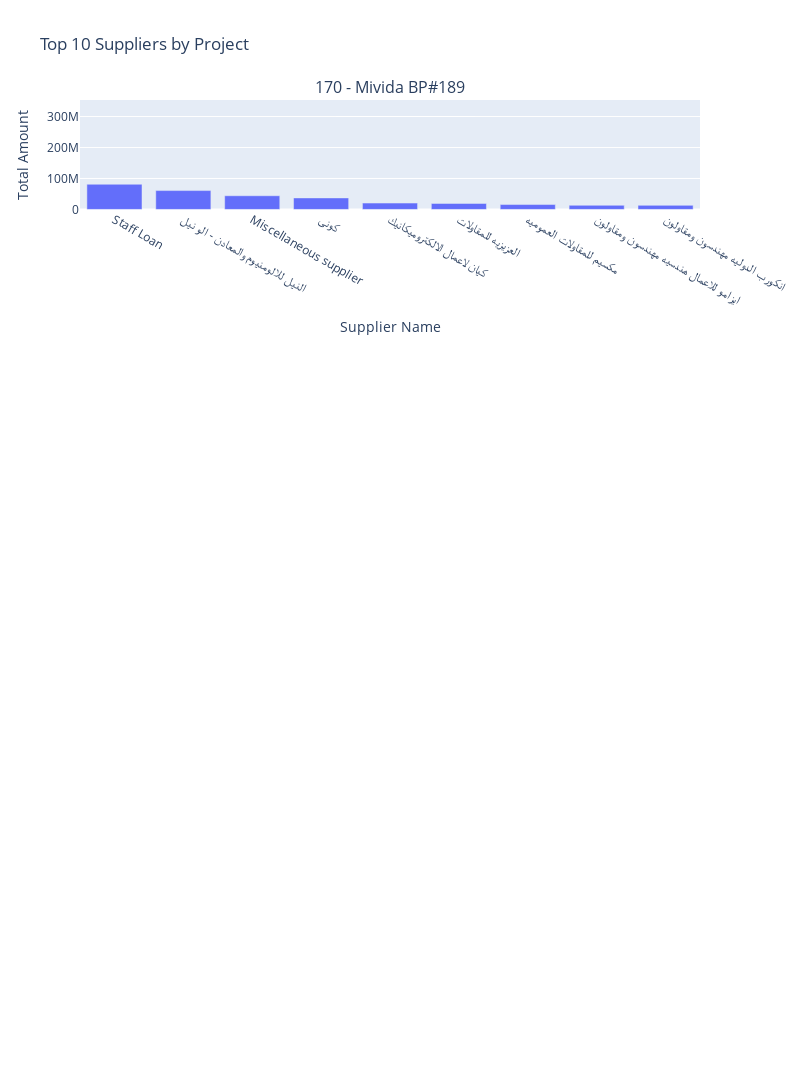

This figure's notebook cell:
### Code cell
import plotly.express as px
import plotly.subplots as sp

# 1. SQL query to get top 10 suppliers for each project
query_top_suppliers = """
SELECT project_no, supplier_name, SUM(amount) AS TotalAmount
FROM [omar.rme1].[dbo].[cost_dist]
WHERE project_no IN ('170')
GROUP BY project_no, supplier_name
ORDER BY project_no, TotalAmount DESC
"""

# 2. Execute the query
with engine.connect() as conn:
    results_top_suppliers = execute_query(conn, query_top_suppliers)

# 3. Create DataFrame for top suppliers
df_top_suppliers = pd.DataFrame(results_top_suppliers, columns=['project_no', 'supplier_name', 'TotalAmount'])

# 4. Get the project names from df_merged (assuming it's available from the 3rd cell)
project_names_dict = df_merged.set_index('project_no')['project_name'].to_dict()

# 5. Create a subplot for each project, arranged vertically, with project number and name in titles
fig = sp.make_subplots(
    rows=5, 
    cols=1, 
    subplot_titles=[f"{proj} - {project_names_dict[proj]}" for proj in df['project_no'].unique()]
)

# 6. Iterate through each project and create a bar chart for its top 10 suppliers
for i, project_no in enumerate(df['project_no'].unique()):
    # Filter data for the current project and get top 10 suppliers
    project_data = df_top_suppliers[df_top_suppliers['project_no'] == project_no].nlargest(10, 'TotalAmount')

    # Create the bar chart and add it to the subplot
    fig.add_trace(
        px.bar(
            project_data, 
            x='supplier_name', 
            y='TotalAmount',
            labels={'supplier_name': 'Supplier', 'TotalAmount': 'Total Amount'}
        ).data[0],
        row=i+1, col=1 
    )

    # Update layout for the subplot
    fig.update_xaxes(title_text='Supplier Name', row=i+1, col=1)
    fig.update_yaxes(title_text='Total Amount', row=i+1, col=1)

# 7. Adjust the overall layout
fig.update_layout(
    height=1500, 
    width=800,
    showlegend=False,
    title_text="Top 10 Suppliers by Project"
)

# 8. Display chart
fig.write_html('top_10_suppliers_by_project.html')
fig.show()

### Figure 1 — Plotly figure (JSON) as saved in the notebook; plotly's stock layout.template omitted (floating-point values rounded to 4 significant figures)
{"data": [{"alignmentgroup": "True", "hovertemplate": "Supplier=%{x}<br>Total Amount=%{y}<extra></extra>", "legendgroup": "", "marker": {"color": "#636efa", "pattern": {"shape": ""}}, "name": "", "offsetgroup": "", "orientation": "v", "showlegend": false, "textposition": "auto", "type": "bar", "x": [null, "Staff Loan", "النيل للالومنيوم والمعادن - الو نيل", "Miscellaneous supplier", "كونى", "كيان لاعمال الالكتروميكانيك", "العزيزيه للمقاولات", "مكسيم للمقاولات العموميه", "ايزامو للاعمال هندسيه مهندسون ومقاولون", "انكورب الدوليه مهندسون ومقاولون"], "xaxis": "x", "y": [335700000.0, 81290000.0, 60910000.0, 44240000.0, 37220000.0, 20570000.0, 19430000.0, 15750000.0, 13360000.0, 13200000.0], "yaxis": "y"}], "layout": {"annotations": [{"font": {"size": 16}, "showarrow": false, "text": "170 - Mivida BP#189", "x": 0.5, "xanchor": "center", "xref": "paper", "y": 1, "yanchor": "bottom", "yref": "paper"}], "height": 1500, "showlegend": false, "title": {"text": "Top 10 Suppliers by Project"}, "width": 800, "xaxis": {"anchor": "y", "domain": [0, 1], "title": {"text": "Supplier Name"}}, "xaxis2": {"anchor": "y2", "domain": [0, 1]}, "xaxis3": {"anchor": "y3", "domain": [0, 1]}, "xaxis4": {"anchor": "y4", "domain": [0, 1]}, "xaxis5": {"anchor": "y5", "domain": [0, 1]}, "yaxis": {"anchor": "x", "domain": [0.88, 1], "title": {"text": "Total Amount"}}, "yaxis2": {"anchor": "x2", "domain": [0.66, 0.78]}, "yaxis3": {"anchor": "x3", "domain": [0.44, 0.56]}, "yaxis4": {"anchor": "x4", "domain": [0.22, 0.34]}, "yaxis5": {"anchor": "x5", "domain": [0, 0.12]}}}
